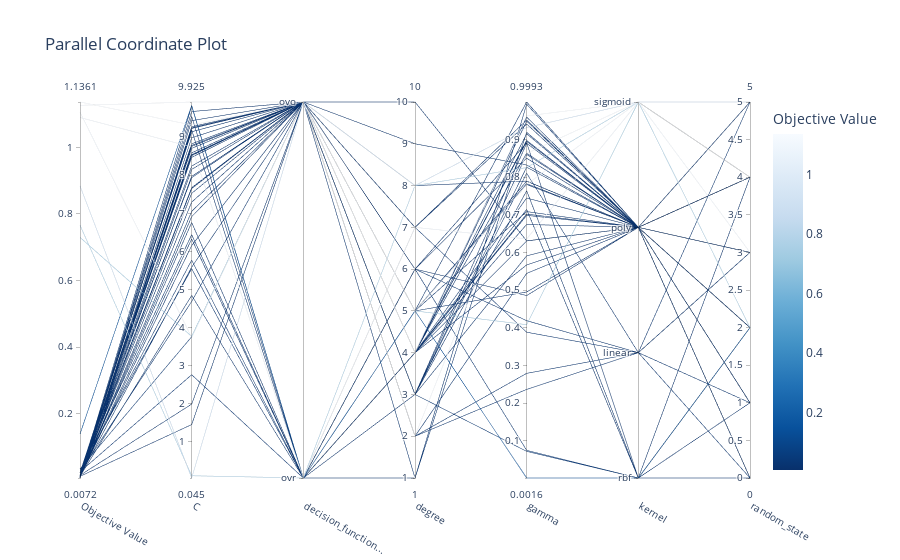

Notebook cell for this chart:
### Code cell
fig_study = optuna.visualization.plot_parallel_coordinate(study_SVC, params=["C", "kernel","degree","gamma","decision_function_shape","random_state"])
fig_study.show()
